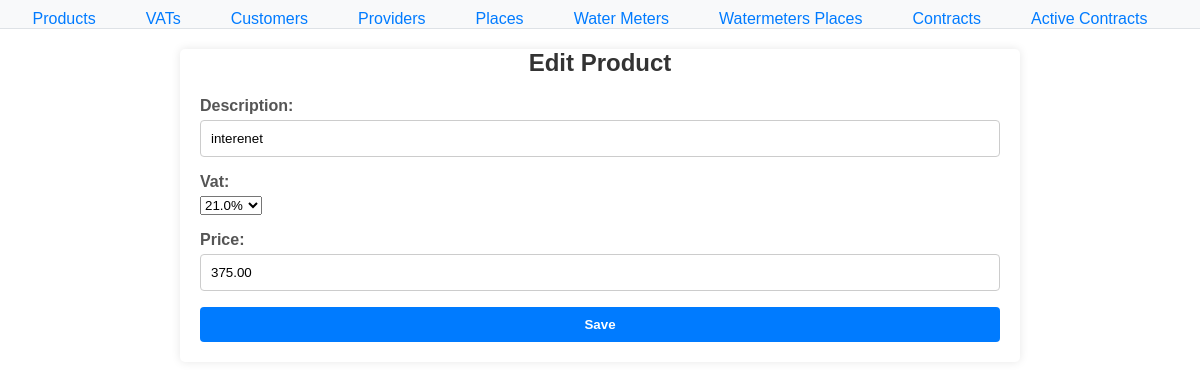
The page /water/products/edit/6/ on the database its author committed.
### water/models.py (models this page shows, shortened)
class Product(models.Model):
    product_id = models.AutoField(primary_key=True)
    description = models.CharField(max_length=255)
    price = models.DecimalField(max_digits=10, decimal_places=2)  # Add the price field
    vat = models.ForeignKey('VAT', on_delete=PROTECT)  # ForeignKey to VAT
    contracts = models.ManyToManyField('Contract', through='ProductContract')
    class Meta:
        db_table = 'Products'

class VAT(models.Model):
    vat_id = models.AutoField(primary_key=True)
    value = models.FloatField()
    vat_koeficient = models.FloatField()
    class Meta:
        db_table = 'VATs'
    def __str__(self):
        return f"{self.value}%"

### water/views.py (the view)
# urls.py: path('products/edit/<int:pk>/', views.edit_product, name='edit_product'),
def edit_product(request, pk):
    product = get_object_or_404(Product, pk=pk)
    if request.method == 'POST':
        form = ProductForm(request.POST, instance=product)
        if form.is_valid():
            form.save()
            return redirect('product_list')
    else:
        form = ProductForm(instance=product)
    return render(request, 'water/product_edit.html', {'form': form})

### water/forms.py
class ProductForm(forms.ModelForm):
    class Meta:
        model = Product
        fields = ['description', 'vat', 'price']

### water/templates/water/product_edit.html (shortened to what this page needs)
        {% extends 'water/base.html' %}
        {% block content %}
            <h2>Edit Product</h2>
            <form method="post">
                {{ form.as_p }}
                <button type="submit">Save</button>
            </form>
        {% endblock %}

### water/static/styles.css (style rules this page uses)
body { font-family: Arial, sans-serif; margin: 0; padding: 0; }
label { display: block; margin-bottom: 5px; }
input[type="text"], input[type="number"], input[type="datetime-local"] { width: 100%; padding: 8px; border: 1px solid #ccc; border-radius: 4px; box-sizing: border-box; }
button { background-color: #007BFF; color: white; padding: 10px 15px; border: none; border-radius: 5px; cursor: pointer; transition: background-color 0.3s; }
label { display: block; margin-bottom: 5px; font-weight: bold; }
input[type="text"], input[type="number"], input[type="datetime-local"] { width: 100%; padding: 10px; border: 1px solid #ccc; border-radius: 4px; box-sizing: border-box; }
button { width: 100%; padding: 10px; border: none; border-radius: 5px; cursor: pointer; transition: background-color 0.3s; background-color: #007BFF; color: white; }
h2 { margin-bottom: 20px; color: #333; text-align: center; }
label { display: block; margin-bottom: 5px; font-weight: bold; color: #555; }
input[type="text"], input[type="number"], input[type="email"], input[type="tel"] { width: 100%; padding: 10px; border: 1px solid #ccc; border-radius: 4px; box-sizing: border-box; }
button { width: 100%; padding: 10px; border: none; border-radius: 4px; cursor: pointer; background-color: #007bff; color: white; font-weight: bold; }

### rows shown on the page
Product: description "interenet", price "375.00"
VAT: vat "21.0%"
